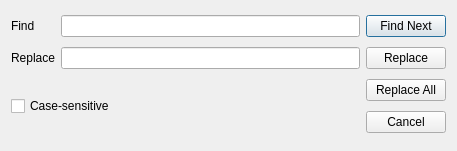
<?xml version="1.0" encoding="UTF-8"?>
<ui version="4.0">
 <class>Replace</class>
 <widget class="QDialog" name="Replace">
  <property name="geometry">
   <rect>
    <x>0</x>
    <y>0</y>
    <width>457</width>
    <height>151</height>
   </rect>
  </property>
  <property name="windowTitle">
   <string>Dialog</string>
  </property>
  <layout class="QGridLayout" name="gridLayout">
   <item row="0" column="0">
    <widget class="QLabel" name="label">
     <property name="text">
      <string>Find</string>
     </property>
    </widget>
   </item>
   <item row="0" column="1">
    <widget class="QLineEdit" name="lineEditFind"/>
   </item>
   <item row="0" column="2">
    <widget class="QPushButton" name="findButton">
     <property name="text">
      <string>Find Next</string>
     </property>
    </widget>
   </item>
   <item row="1" column="0">
    <widget class="QLabel" name="label_2">
     <property name="text">
      <string>Replace</string>
     </property>
    </widget>
   </item>
   <item row="1" column="1">
    <widget class="QLineEdit" name="lineEditReplace"/>
   </item>
   <item row="1" column="2">
    <widget class="QPushButton" name="replaceButton">
     <property name="text">
      <string>Replace</string>
     </property>
    </widget>
   </item>
   <item row="2" column="0" rowspan="2" colspan="2">
    <widget class="QCheckBox" name="checkBox">
     <property name="text">
      <string>Case-sensitive</string>
     </property>
    </widget>
   </item>
   <item row="2" column="2">
    <widget class="QPushButton" name="replaceAllButton">
     <property name="text">
      <string>Replace All</string>
     </property>
    </widget>
   </item>
   <item row="3" column="2">
    <widget class="QPushButton" name="cancelButton">
     <property name="text">
      <string>Cancel</string>
     </property>
    </widget>
   </item>
  </layout>
 </widget>
 <resources/>
 <connections/>
</ui>
